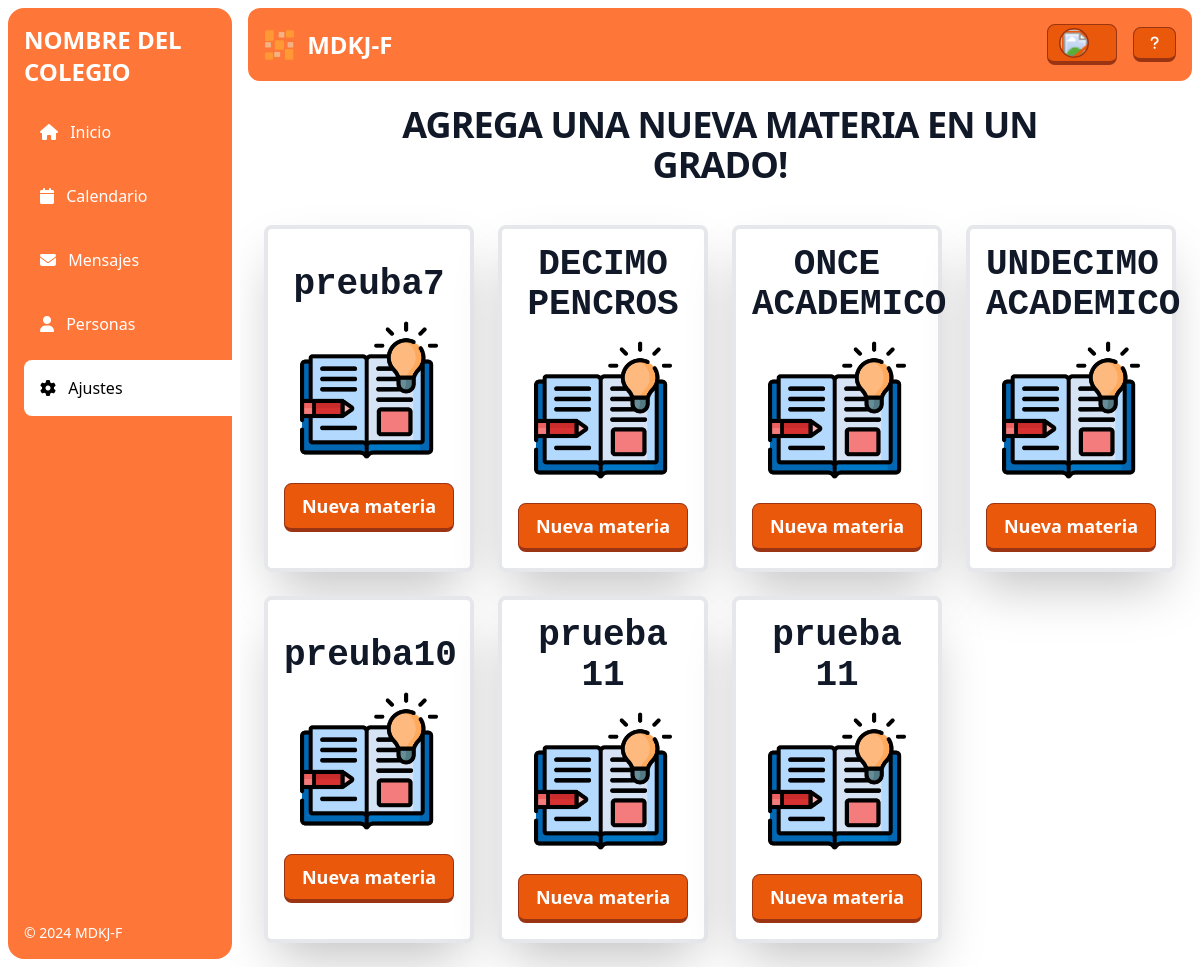
Before: /gestores/crear/materias/ with the older database file.
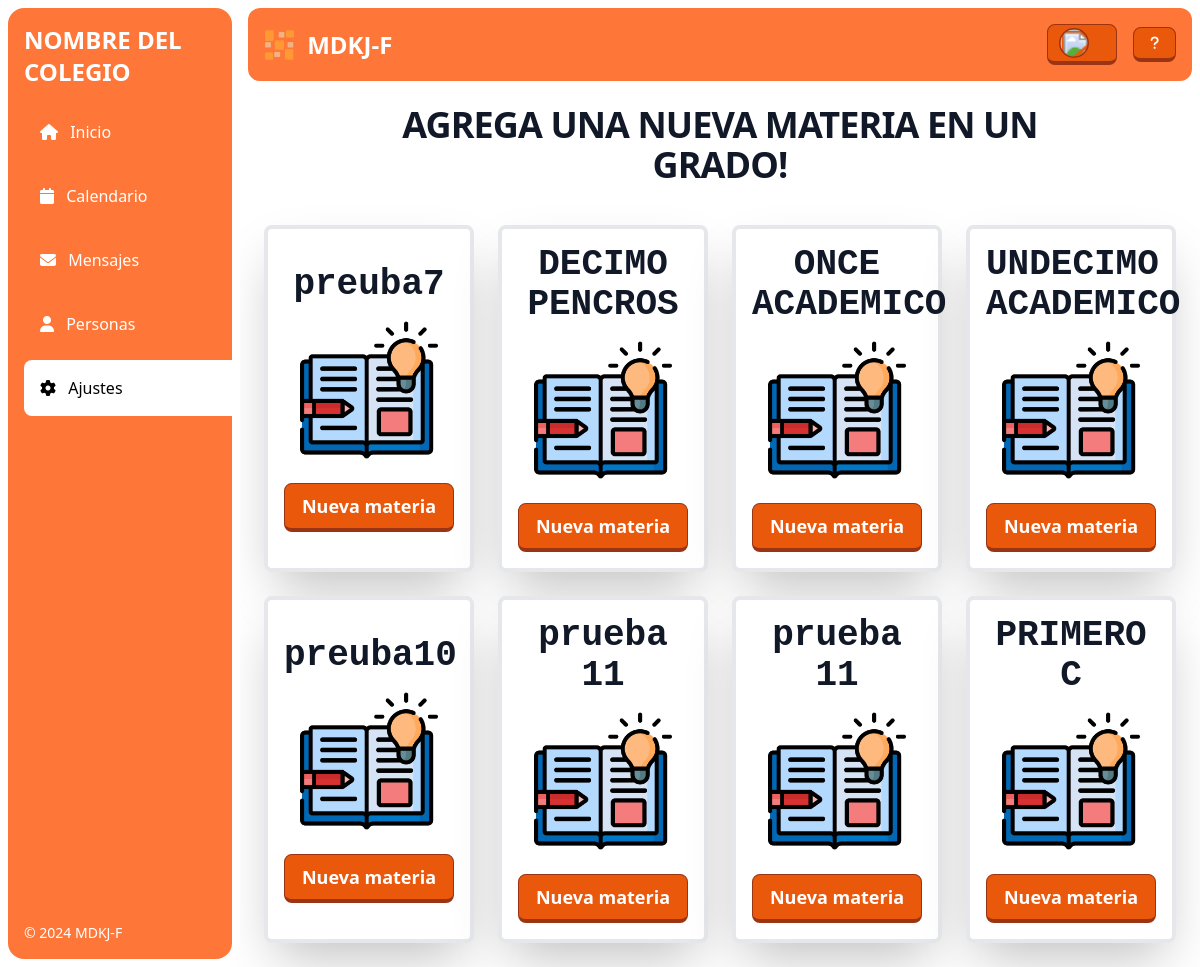
After: the same page with the newer database file.
### informacion/models.py (models this page shows)
class Grado(models.Model):
    grado_nom = models.TextField()
    grado_num = models.TextField()
    descripcion = models.TextField()
    estado = models.BooleanField(default=True)
    created_on = models.DateTimeField(default=timezone.now)
    author = models.ForeignKey(User, on_delete=models.CASCADE, related_name='creador_grado')
    horario_partes = models.ForeignKey(Horarios_Partes, on_delete=models.SET_NULL, blank=True, null=True)
    materias = models.ManyToManyField(Materias, blank=True, related_name='materias_grado')
    def __str__(self):
        return self.grado_nom + "(" + self.grado_num + ")"

### gestores/views.py (the view)
# urls.py: path('crear/materias/', CreateMateriasVer.as_view(), name='VerGradosMaterias'),
class CreateMateriasVer(View):
    def get(self, request, *args, **kwargs):
        grados = Grado.objects.all()
        print(grados)
        vista = 'gestor'
        abierto='ajustes'
        context = {
            'grados': grados,
            'vista': vista,
            'abierto':abierto,
        }
        return render(request, 'informacion/materias/ver_grados.html', context)

### templates/informacion/materias/ver_grados.html (shortened to what this page needs)
<head>
</head>
{% extends 'base.html' %}
{% block content %}
{% load static %}
<div class="mx-auto max-w-screen-sm text-center">
    <h2 class="lg:py-2  text-4xl tracking-tight font-bold text-gray-900 mb-8">AGREGA UNA NUEVA MATERIA EN UN GRADO!</h2>
</div>
<div class="grid gap-6 mb-6 lg:mb-4 md:grid-cols-3 lg:grid-cols-4">
{% for grado in grados %}
<div class="items-center bg-white border-4 border-gray-200 rounded-lg sm:flex p-4 block shadow-2xl hover:scale-105 duration-300 ease-in-out">
    <div class="block w-full">
        <h5 class="font-mono font-bold text-gray-900 text-4xl text-center">{{grado.grado_nom}}</h5>
        <img class="w-full p-4" src="{% static 'img/informacion/libro-abierto.png' %}" alt="Alumno">
        <div class="mt-2 flex">
            <a type="button" href="{% url 'CrearMaterias' grado.pk %}" class="myButton font-semibold text-white px-2 rounded-lg bg-orange-600 border-l border-r border-t border-4 border-orange-800 hover:scale-105 transition duration-300 ease-in-out focus:border focus:mt-1 w-full py-2 text-center text-lg">Nueva materia</a>
          </div>
    </div>
</div>
{% endfor %}
</div>
{% endblock content %}

### templates/base.html (shortened to what this page needs)
{% load static %}
{% load tailwind_tags %}
{% load crispy_forms_tags %}
<head>
    {% tailwind_css %}
    <link rel="stylesheet" href="https://cdn.jsdelivr.net/npm/flatpickr/dist/flatpickr.min.css">
    <link href='https://unpkg.com/boxicons@2.1.4/css/boxicons.min.css' rel='stylesheet'>
</head>
<body>
    <div class="flex h-[100vh]">
        {% block nav %}
            {% if vista == 'gestor' %}
                {% include 'nav/nav_gestor.html' %}
            {% endif %}
        {% endblock nav %}
        <main class="flex-grow p-2 lg:ml-60 h-[100vh]">
            {% block aside %}
                {% if vista == 'gestor' %}
                    {% include 'aside/aside_gestor.html' %}
                {% endif %}
            {% endblock %}
            <div class="m-4">
            {% block content %}
            {% endblock content %}
            </div>
        </main>
    </div>
</body>
<link rel="stylesheet" href="{% static 'css/zoom_letras.css' %}">

### templates/nav/nav_gestor.html (shortened to what this page needs)
{% load static %}
<aside id="NavBar" class="z-40 mov bg-[#ff7738] text-white w-60 lg:flex lg:flex-col fixed h-full overflow-y-auto rounded-3xl border-8 border-white bg-no-repeat">
    <div class="p-4 text-2xl font-semibold">NOMBRE DEL COLEGIO</div>
    <nav class="flex-1">
        <ul class="space-y-2 ml-4">
          {% if abierto == 'inicio' %}
            <li class="bg-white text-black rounded-l-lg">
                <a href="{% url 'BoardGestores' %}" class="block p-4 transition duration-300 rounded-lg">
                    <i class="fas fa-home mr-2"></i> Inicio
                </a>
            </li>
          {% else %}
            <li>
              <a href="{% url 'BoardGestores' %}" class="block p-4 hover:bg-gray-700 transition duration-300 rounded-lg">
                  <i class="fas fa-home mr-2"></i> Inicio
              </a>
            </li>
          {% endif %}
          {% if abierto == 'calendario' %}
            <li class="bg-white text-black rounded-l-lg">
                <a href="{% url 'CalendarioGestores' %}" class="block p-4  transition duration-300 rounded-lg">
                  <i class="fas fa-calendar mr-2"></i> Calendario
                </a>
            </li>
          {% else %}
            <li>
              <a href="{% url 'CalendarioGestores' %}" class="block p-4 hover:bg-gray-700 transition duration-300 rounded-lg">
                <i class="fas fa-calendar mr-2"></i> Calendario
              </a>
            </li>
          {% endif %}
          {% if abierto == 'mensajes' %}
            <li class="bg-white text-black rounded-l-lg">
                <a href="{% url 'MensajesGestores' %}" class="block p-4 transition duration-300 rounded-lg">
                  <i class="fas fa-envelope mr-2"></i> Mensajes
                </a>
            </li>
          {% else %}
            <li>
                <a href="{% url 'MensajesGestores' %}" class="block p-4 hover:bg-gray-700 transition duration-300 rounded-lg">
                  <i class="fas fa-envelope mr-2"></i> Mensajes
                </a>
            </li>
          {% endif %}
            {% if abierto == 'personas' %}
              <li class="bg-white text-black rounded-l-lg">
                <a href="{% url 'ViewUsersSettings' %}" class="block p-4 transition duration-300 rounded-lg">
                  <i class="fas fa-user mr-2"></i> Personas
                </a>
              </li>
              {% else %}
              <li>
                <a href="{% url 'ViewUsersSettings' %}" class="block p-4 hover:bg-gray-700 transition duration-300 rounded-lg">
                  <i class="fas fa-user mr-2"></i> Personas
                </a>
              </li>
            {% endif %}
            {% if abierto == 'ajustes' %}
              <li class="bg-white text-black rounded-l-lg">
                <a href="{% url 'AjustesGestores' %}" class="block p-4 transition duration-300 rounded-lg">
                  <i class="fa fa-gear mr-2"></i> Ajustes
                </a>
              </li>
            {% else %}
              <li>
                <a href="{% url 'AjustesGestores' %}" class="block p-4 hover:bg-gray-700 transition duration-300 rounded-lg">
                  <i class="fa fa-gear mr-2"></i> Ajustes
                </a>
              </li>
            {% endif %}
        </ul>
    </nav>
    <footer class="p-4 text-sm text-white">
        © <span id="yearAndText"></span>
    </footer>
</aside>

### templates/aside/aside_gestor.html (shortened to what this page needs)
{% load static %}
    <div class="w-full bg-[#ff7738] rounded-xl bg-no-repeat">
      <div class="max-w-screen-xl flex flex-wrap items-center justify-between mx-auto p-4">
        <div class="flex items-center justify-center w-full mb-4 lg:mb-0 lg:w-auto">
          <a href="#" class="flex items-center">
              <img src="{% static 'img/logo.png' %}" class="h-8 mr-3" alt="MDKJ-F" />
              <span class="self-center text-2xl font-semibold whitespace-nowrap text-white">MDKJ-F</span>
          </a>
      </div>
      <div class="flex flex-wrap items-center justify-between w-full lg:w-auto">
      <div class="flex items-center mr-4">
        <div>
            <button type="button"  id="user-menu-button"
            class="myButton block py-2 font-semibold text-sm text-white px-4 rounded-lg bg-orange-600 border-l border-r border-t border-4 border-orange-800 transition duration-300 ease-in-out focus:border focus:mt-1">
              <img class="w-5 h-5 scale-150 rounded-full border border-orange-800 inline-block mr-4" src="{{ request.user.customusergestor.foto.url }}" alt="user photo">
            </button>
          </div>
        </div>
          <button
            type="button"
            class="hidden lg:flex items-center myButton p-2 font-semibold text-sm text-white px-4 rounded-lg bg-orange-600 border-l border-r border-t border-4 border-orange-800 hover:scale-105 transition duration-300 ease-in-out focus:border focus:mt-1">
            <i class="fas fa-question text-md"></i>
          </button>
      </div>
      </div>
    </div>

### templates/nav/nav_gestor.html (style rules this page uses)
@media (min-width: 0px) { #NavBar.mov { transform: translateX(-100%); } }
@media (min-width: 0px) { #NavBar { transition: transform 0.3s ease-in-out; } }
@media (min-width: 1024px) { #NavBar.mov { transform: translateX(0%); } }

Changed rows visible on the page:
added Grado: grado_nom "PRIMERO C"
